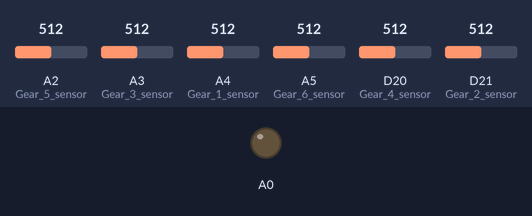
Recording of a sketch running on a simulated Arduino Uno R4 Minima. Parts: output pins drawn as LEDs (lit = HIGH). The test bench sets the inputs (shaded band); at power-on: A2 (Gear_5_sensor) = 512, A3 (Gear_3_sensor) = 512, A4 (Gear_1_sensor) = 512, A5 (Gear_6_sensor) = 512, D20 (Gear_4_sensor) = 512, D21 (Gear_2_sensor) = 512 (analog values on the 0–1023 scale). What the sketch prints to the serial monitor is not drawn.

Above: at 1.2 s.
1.3 s: A2 (Gear_5_sensor) set to 658
2.8 s: A2 (Gear_5_sensor) set to 684
At 4.0 s:
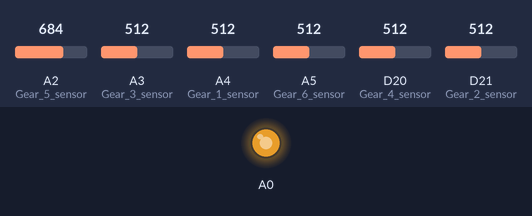
4.3 s: A3 (Gear_3_sensor) set to 667
5.8 s: A3 (Gear_3_sensor) set to 699
At 6.2 s:
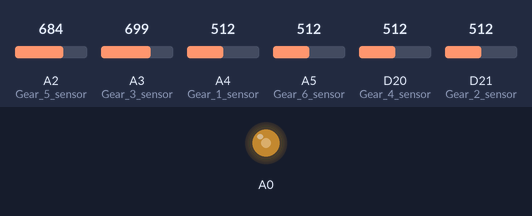
7.3 s: A4 (Gear_1_sensor) set to 580
8.8 s: A4 (Gear_1_sensor) set to 608
At 9.7 s:
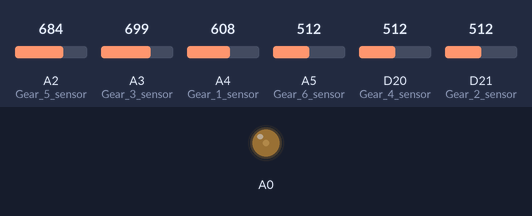
Timing chart, 0 to 11.3 s (numbered marks = the images above; inputs shaded):
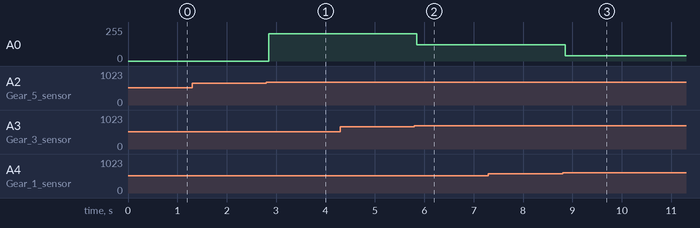

Measured:
- the behaviour switches between 672 and 673 on A2 (Gear_5_sensor) (found by bisection; images 0 and 1)
- the behaviour switches between 683 and 684 on A3 (Gear_3_sensor) (found by bisection; images 1 and 2)
- the behaviour switches between 598 and 599 on A4 (Gear_1_sensor) (found by bisection; images 2 and 3)
- after the input at 1.3 s, every drawn part: stays the same
- after the input at 2.8 s, A0: 0/255 → 203/255 after 0.05 s
- after the input at 4.3 s, every drawn part: stays the same
- after the input at 5.8 s, A0: 203/255 → 122/255 after 0.05 s
- after the input at 7.3 s, every drawn part: stays the same
- after the input at 8.8 s, A0: 122/255 → 40/255 after 0.05 s

The sketch:

T56_Gear_Indicator.ino
```cpp
//T56_Gear_Indicator_v1.6.ino

int current_gear = 0;  // 0 = N, 1-6 = gears 1-6; reverse handled separately
const int ADC_MAX = 4095;
const float HALL_MIN_VOLTS = 0.6;
const float HALL_MAX_VOLTS = 4.8;
const int HALL_MIN_VALUE = ADC_MAX * (HALL_MIN_VOLTS / 5.0);
const int HALL_MAX_VALUE = ADC_MAX * (HALL_MAX_VOLTS / 5.0);
const int HALL_CENTER_VALUE = 2055;  // Measured approximate DRV5055 quiescent ADC value
const int gearOut[7] = { 0, 655, 1309, 1964, 2619, 3273, 3928 };
// Position	Nominal
// Neutral=0.00v / 1st=0.82v / 2nd=1.63v / 3rd=2.45v / 4th=3.27v / 5th=4.08v / 6th=4.90v
// Voltage Tolerance = 0.10 V for all positions.

const int GEAR_1_BIAS = 400;
const int GEAR_2_BIAS = 550;
const int GEAR_6_BIAS = 150;

const unsigned long SENSOR_INTERVAL_MS = 5;  // How often to evaluate sensor readings
const int REQUIRED_STABLE_READS = 10;  // Candidate must remain unchanged this many evaluations
const int ROW_ENTER_THRESHOLD = 200;  // Raw ADC-count difference required to leave Neutral
const int ROW_EXIT_THRESHOLD = 120;   // Raw ADC-count difference required to stay out of Neutral
const bool TEST_MODE = true;  // true = enable Serial bench-test output
const unsigned long SERIAL_INTERVAL_MS = 100;  // Serial output interval
void setup() {
  // A0 is DAC out; A1 is currently unassigned and available
  pinMode(A2, INPUT); // Gear 5 sensor
  pinMode(A3, INPUT); // Gear 3 sensor
  pinMode(A4, INPUT); // Gear 1 sensor
  pinMode(A5, INPUT); // Gear 6 sensor
  pinMode(A6, INPUT); // Gear 4 sensor
  pinMode(A7, INPUT); // Gear 2 sensor
  analogReadResolution(12);
  analogWriteResolution(12); // 12-bit DAC via DAC0 on Nano R4 pin A0
  if (TEST_MODE) {
    Serial.begin(115200);
    Serial.println("T56 Gear Sensor Bench Test");
  }
}
void loop() {
  int hall_1 = analogRead(A4); // Gear 1
  int hall_3 = analogRead(A3); // Gear 3
  int hall_5 = analogRead(A2); // Gear 5
  int hall_2 = analogRead(A7); // Gear 2
  int hall_4 = analogRead(A6); // Gear 4
  int hall_6 = analogRead(A5); // Gear 6
  int sensor1 = constrain(map(hall_1, HALL_MIN_VALUE, HALL_MAX_VALUE, 0, 100), 0, 100);
  int sensor3 = constrain(map(hall_3, HALL_MIN_VALUE, HALL_MAX_VALUE, 0, 100), 0, 100);
  int sensor5 = constrain(map(hall_5, HALL_MIN_VALUE, HALL_MAX_VALUE, 0, 100), 0, 100);
  int sensor2 = constrain(map(hall_2, HALL_MIN_VALUE, HALL_MAX_VALUE, 0, 100), 0, 100);
  int sensor4 = constrain(map(hall_4, HALL_MIN_VALUE, HALL_MAX_VALUE, 0, 100), 0, 100);
  int sensor6 = constrain(map(hall_6, HALL_MIN_VALUE, HALL_MAX_VALUE, 0, 100), 0, 100);
  // Hall sensors are arranged like this. Reverse is handled separately in hardware.
  //
  //      A4    A3    A2
  //      1     3     5     R
  //      │     │     │     │
  //      ├─────┼─────│─────┘
  //      │     │     │
  //      2     4     6
  //      A7    A6    A5
  static unsigned long last_sensor_evaluation = 0;
  static unsigned long last_serial_output = 0;
  static int last_candidate_gear = 0;
  static int stable_read_count = 0;
  if (millis() - last_sensor_evaluation >= SENSOR_INTERVAL_MS) {
    last_sensor_evaluation += SENSOR_INTERVAL_MS;
    // Top-row magnet polarity causes ADC values to rise above quiescent.
    // Bottom-row magnet polarity causes ADC values to fall below quiescent.
    int top_row_raw_avg = (hall_1 + hall_3 + hall_5) / 3;
    int bottom_row_raw_avg = (hall_2 + hall_4 + hall_6) / 3;
    int top_row_activity = top_row_raw_avg - HALL_CENTER_VALUE;
    int bottom_row_activity = HALL_CENTER_VALUE - bottom_row_raw_avg;
    // Positive = top-row activity is stronger.
    // Negative = bottom-row activity is stronger.
    // Near zero = Neutral.
    int row_difference = top_row_activity - bottom_row_activity;
    int active_row_threshold;
    if (current_gear == 0) {
      active_row_threshold = ROW_ENTER_THRESHOLD;
    }
    else {
      active_row_threshold = ROW_EXIT_THRESHOLD;
    }
    int candidate_gear = 0;
    // NEUTRAL
    if (abs(row_difference) < active_row_threshold) {
      candidate_gear = 0;
    }
    // TOP ROW - GEARS 1, 3, 5
    // Stronger magnetic response means a HIGHER ADC reading.
    else if (row_difference > 0) {
      if ((hall_1 + GEAR_1_BIAS) >= hall_3 &&
          (hall_1 + GEAR_1_BIAS) >= hall_5) {
        candidate_gear = 1;
      }
      else if (hall_3 >= hall_1 &&
              hall_3 >= hall_5) {
        candidate_gear = 3;
      }
      else {
        candidate_gear = 5;
      }
    }
    // BOTTOM ROW - GEARS 2, 4, 6
        // Stronger magnetic response means a LOWER ADC reading.
// BOTTOM ROW - GEARS 2, 4, 6
// Stronger magnetic response means a LOWER ADC reading.
    else {
      if ((hall_2 - GEAR_2_BIAS) <= hall_4 &&
          (hall_2 - GEAR_2_BIAS) <= (hall_6 - GEAR_6_BIAS)) {
        candidate_gear = 2;
      }
      else if ((hall_6 - GEAR_6_BIAS) <= hall_2 &&
              (hall_6 - GEAR_6_BIAS) <= hall_4) {
        candidate_gear = 6;
      }
      else {
        candidate_gear = 4;
      }
    }
    // Candidate must remain stable before becoming current_gear.
    if (candidate_gear == last_candidate_gear) {
      if (stable_read_count < REQUIRED_STABLE_READS) {
        stable_read_count++;
      }
      if (stable_read_count >= REQUIRED_STABLE_READS) {
        current_gear = candidate_gear;
      }
    }
    else {
      last_candidate_gear = candidate_gear;
      stable_read_count = 1;
    }
    // Bench-test Serial output.
    if (TEST_MODE && millis() - last_serial_output >= SERIAL_INTERVAL_MS) {
      last_serial_output += SERIAL_INTERVAL_MS;
      Serial.print("Gear:");
      if (current_gear == 0) {
        Serial.print("N");
      }
      else {
        Serial.print(current_gear);
      }
      Serial.print(" Candidate:");
      if (candidate_gear == 0) {
        Serial.print("N");
      }
      else {
        Serial.print(candidate_gear);
      }
      Serial.print(" Stable:");
      Serial.print(stable_read_count);
      Serial.print("/");
      Serial.print(REQUIRED_STABLE_READS);
      Serial.print(" RAW 1:");
      Serial.print(hall_1);
      Serial.print(" 2:");
      Serial.print(hall_2);
      Serial.print(" 3:");
      Serial.print(hall_3);
      Serial.print(" 4:");
      Serial.print(hall_4);
      Serial.print(" 5:");
      Serial.print(hall_5);
      Serial.print(" 6:");
      Serial.print(hall_6);
      Serial.print(" % 1:");
      Serial.print(sensor1);
      Serial.print(" 2:");
      Serial.print(sensor2);
      Serial.print(" 3:");
      Serial.print(sensor3);
      Serial.print(" 4:");
      Serial.print(sensor4);
      Serial.print(" 5:");
      Serial.print(sensor5);
      Serial.print(" 6:");
      Serial.print(sensor6);
      Serial.print(" TopAvg:");
      Serial.print(top_row_raw_avg);
      Serial.print(" BottomAvg:");
      Serial.print(bottom_row_raw_avg);
      Serial.print(" TopAct:");
      Serial.print(top_row_activity);
      Serial.print(" BottomAct:");
      Serial.print(bottom_row_activity);
      Serial.print(" Diff:");
      Serial.println(row_difference);
    }
  }
  analogWrite(A0, gearOut[current_gear]); // 0 to 4095
}
```
